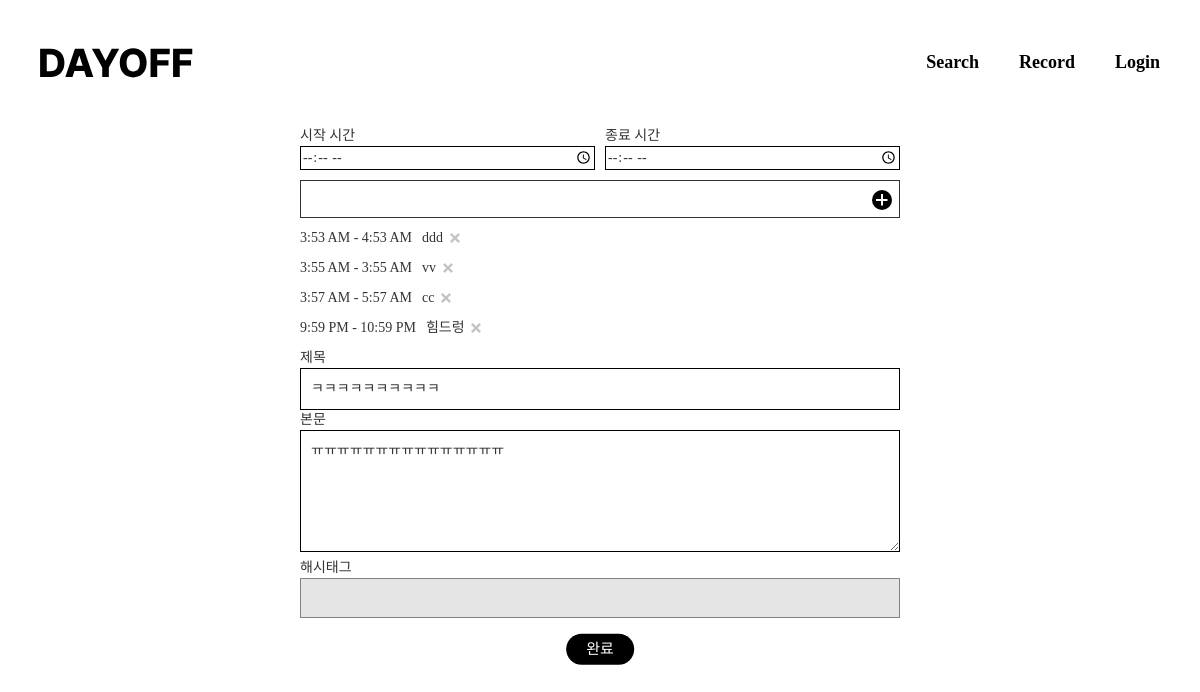
/editPost/34, run on the app's committed database.
### today/models.py (models this page shows, shortened)
class Schedule(models.Model):
    post = models.ForeignKey(
        Post, on_delete=models.CASCADE, related_name='schedules', blank=True, null=True)
    start_time = models.TimeField(default=datetime.time(00, 00))
    end_time = models.TimeField(default=datetime.time(00, 00))
    contents = models.CharField(max_length=100, blank=True, null=True)

class Post(models.Model):
    author = models.ForeignKey(
        settings.AUTH_USER_MODEL,
        on_delete=models.CASCADE,
    )
    title = models.CharField(max_length=100, blank=True, null=True)
    pub_date = models.DateField('data published', blank=True, null=True)
    hashtag = models.ManyToManyField(Hashtag, blank=True, null=True)
    body = models.TextField(max_length=500, blank=True, null=True)
    image=models.ImageField(upload_to='images/', blank=True, null=True)
    bookmark=models.ManyToManyField(
        settings.AUTH_USER_MODEL,
        blank=True,
        related_name='bookmark'
    )

### today/views.py (the view)
# urls.py: path('editPost/<int:post_id>', today.views.editPost, name="editPost"),
def editPost(request, post_id):
    post_detail = get_object_or_404(Post, pk=post_id)
    hashtag = post_detail.hashtag.all()
    schedule=post_detail.schedules.all().order_by('start_time__hour')
    return render(request, 'editPost.html', {'post': post_detail, 'hashtags': hashtag, 'schedules': schedule})

### templates/editPost.html (shortened to what this page needs)
<!DOCTYPE html>
<html lang="en">
  <head>
    <link
      rel="stylesheet"
      href="https://maxcdn.bootstrapcdn.com/bootstrap/3.3.2/css/bootstrap.min.css"
    />
    <link rel="stylesheet" type="text/css" href="../static/css/common.css" />
    <link rel="stylesheet" type="text/css" href="../static/css/editPost.css" />
  </head>
  <body>
    {% include 'header.html' %}
    <div class="editpost-contents">
      <form method="POST" action="{% url 'updateSchedule' post.id %}">
        <div class="time-container">
          <div class="time-title">시작 시간</div>
          <div class="time-title">종료 시간</div>
          <input type="time" name="start_time" class="time-input" />
          <input type="time" name="end_time" class="time-input" />
        </div>
        <div class="schedule-content-container">
          <input type="text" name="contents" id="schedule-content" />
          <button class="add-button" type="submit">
            <img src="../static/image/add-button.svg" class="search-icon" />
          </button>
        </div>
      </form>
      {% for schedule in schedules.all %}
      <div class="post-schedule">
        <div class="schedule-time">
          {{schedule.start_time|time:"g:i A"}}
          <span> - </span> {{schedule.end_time|time:"g:i A"}}
        </div>
        <div class="schedule-content">
          {{schedule.contents}}
          <a href="{% url 'deleteSchedule' post.id schedule.id %}"
            ><img
              src="../static/image/schedule-delete.svg"
              class="schedule-delete"
          /></a>
        </div>
      </div>
      {% endfor %}
      <form action="{%url 'updatePost' post.id %}" method="post">
        <div class="input-title">제목</div>
        <input
          class="post-input"
          type="text"
          name="title"
          value="{{post.title}}"
        />
        <div class="input-title">본문</div>
        <textarea class="post-input" name="body" rows="5">
{{post.body}}</textarea
        >
        <div class="input-title">해시태그</div>
        <div class="hashtag-input">{% for hashtag in hashtags.all %}#{{hashtag}} {% endfor %}</div>
        <button class="finish-button" type="submit">완료</button>
      </form>
    </div>
  </body>
</html>

### static/css/common.css (style rules this page uses)
* { font-family: Pretendard; }
a { text-decoration: none; }
.search-icon { width: 20px; padding-top: 2px; }
.schedule-delete { margin-left: 3px; }

### static/css/editPost.css (style rules this page uses)
.editpost-contents { padding: 0 25%; }
.schedule-content-container { display: flex; justify-content: space-between; align-items: center; border-style: solid; border-width: 1px; padding: 5px 0; margin: 10px 0; }
#schedule-content { outline: none; background: transparent; border-style: none; width: 100%; }
.add-button { outline: none; background: transparent; border: 1px solid transparent; }
.time-container { display: grid; grid-template-columns: 1fr 1fr; column-gap: 10px; }
.time-title { font-weight: 500; }
.time-input { border: solid black 1px; }
.post-schedule { margin: 10px 0; display: flex; }
.schedule-time { font-weight: 500; }
.schedule-content { margin-left: 10px; }
.post-input { border: solid black 1px; width: 100%; padding: 10px; }
.finish-button { font-size: 15px; font-weight: 500; border-style: none; color: white; background-color: black; padding: 5px 20px; position: relative; left: 50%; transform: translate(-50%, 50%); border-radius: 20px; }
.input-title { font-weight: 500; }
.hashtag-input { width: 100%; height: 40px; padding: 10px; border: 1px solid gray; background-color: rgb(0, 0, 0, 0.1); color: #575757; }

### data on the page
Schedule: start_time "3:53 AM", end_time "4:53 AM", contents "ddd"
Schedule: start_time "3:55 AM", end_time "3:55 AM", contents "vv"
Schedule: start_time "3:57 AM", end_time "5:57 AM", contents "cc"
Schedule: start_time "9:59 PM", end_time "10:59 PM", contents "힘드렁"
Post: title "ㅋㅋㅋㅋㅋㅋㅋㅋㅋㅋ", body "ㅠㅠㅠㅠㅠㅠㅠㅠㅠㅠㅠㅠㅠㅠㅠ"
